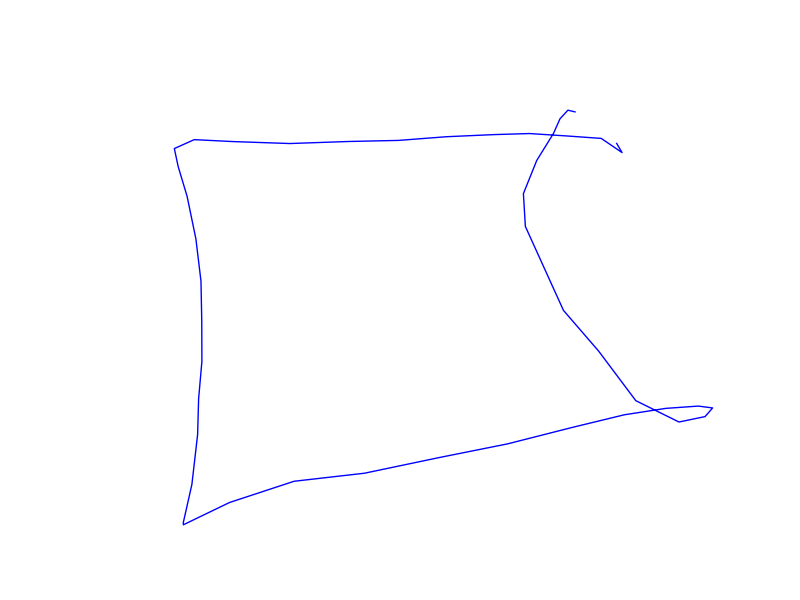
#> input picture shape/square-1.png, 800 x 600 px
$ python smooth-shape-rec.py
#> lines starting #> are read from the running program, lines starting #| are printed output that depends on the picture; after the words box and inside, x2 and y2 are one past the last pixel; in counts of white or black regions, pixels touching at a corner belong together
import cv2
import numpy as np
from scipy.interpolate import splprep, splev

font = cv2.FONT_HERSHEY_COMPLEX

img = cv2.imread("./shape/square-1.png", cv2.IMREAD_GRAYSCALE)
#> img: shape (600, 800); min 29, max 255, mean 253.8
_, threshold = cv2.threshold(img, 240, 255, cv2.THRESH_BINARY)
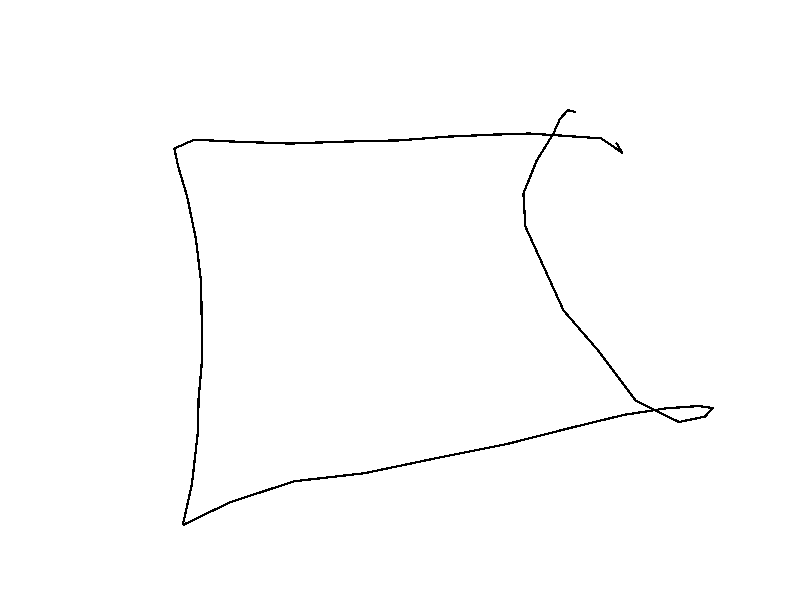
#> threshold: shape (600, 800); 99.1% white; black in thin lines or dots, all inside (x1, y1, x2, y2) = (173, 109, 714, 526)
contours, _ = cv2.findContours(threshold, cv2.RETR_TREE, cv2.CHAIN_APPROX_SIMPLE)
#> contours = 4 contours; box (x1, y1, x2, y2) and area: (0, 0, 800, 600) 478601, (172, 108, 715, 527) 126132, (176, 135, 651, 523) 119922, (659, 407, 710, 421) 367

smoothened = []
for contour in contours:
    x,y = contour.T
    # Convert from numpy arrays to normal arrays
    x = x.tolist()[0]
    y = y.tolist()[0]
    # https://docs.scipy.org/doc/scipy-0.14.0/reference/generated/scipy.interpolate.splprep.html
    tck, u = splprep([x,y], u=None, s=1.0, per=1)
    # https://docs.scipy.org/doc/numpy-1.10.1/reference/generated/numpy.linspace.html
    u_new = np.linspace(u.min(), u.max(), 25)
    # https://docs.scipy.org/doc/scipy-0.14.0/reference/generated/scipy.interpolate.splev.html
    x_new, y_new = splev(u_new, tck, der=0)
    # Convert it back to numpy format for opencv to be able to display it
    res_array = [[[int(i[0]), int(i[1])]] for i in zip(x_new,y_new)]
    smoothened.append(np.asarray(res_array, dtype=np.int32))
#> this loop made 4 passes
#> (contour, x, y, u) on pass 1: ([[0, 0], [0, 599], [799, 599], [799, 0]], [0, 0, 799, 799], [0, 599, 599, 0], [0, 0.25, 0.583, 1])
#> after the loop, smoothened = 4 contours; box (x1, y1, x2, y2) and area: (-115, -27, 803, 762) 524858, (173, 107, 688, 515) 128462, (176, 135, 634, 515) 118977, (659, 407, 710, 420) 374

# Overlay the smoothed contours on the original image
cv2.drawContours(img, smoothened, -1, (255,255,255), 2)
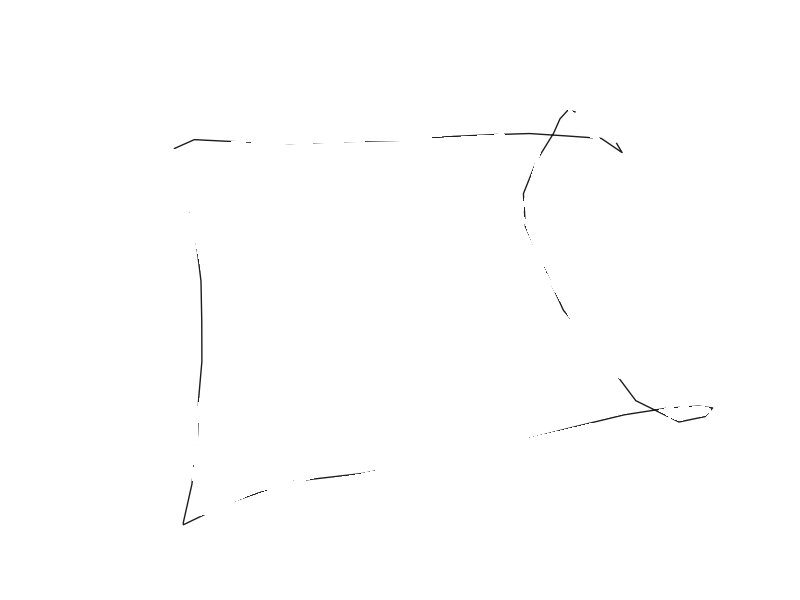
#> img: shape (600, 800); min 29, max 255, mean 254.4
cv2.imshow("shapes", img)
cv2.waitKey(0)
cv2.destroyAllWindows()
